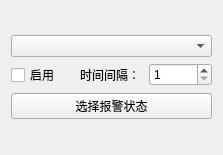
<?xml version="1.0" encoding="UTF-8"?>
<ui version="4.0">
 <class>ControlAlarm</class>
 <widget class="QWidget" name="ControlAlarm">
  <property name="geometry">
   <rect>
    <x>0</x>
    <y>0</y>
    <width>223</width>
    <height>155</height>
   </rect>
  </property>
  <property name="windowTitle">
   <string>Form</string>
  </property>
  <layout class="QVBoxLayout" name="verticalLayout">
   <item>
    <spacer name="verticalSpacer">
     <property name="orientation">
      <enum>Qt::Vertical</enum>
     </property>
     <property name="sizeHint" stdset="0">
      <size>
       <width>20</width>
       <height>40</height>
      </size>
     </property>
    </spacer>
   </item>
   <item>
    <widget class="QComboBox" name="comboBox"/>
   </item>
   <item>
    <layout class="QHBoxLayout" name="horizontalLayout">
     <item>
      <widget class="QCheckBox" name="checkBox">
       <property name="text">
        <string>启用</string>
       </property>
      </widget>
     </item>
     <item>
      <widget class="QLabel" name="label">
       <property name="text">
        <string>时间间隔：</string>
       </property>
      </widget>
     </item>
     <item>
      <widget class="QSpinBox" name="spinBox">
       <property name="minimum">
        <number>1</number>
       </property>
      </widget>
     </item>
    </layout>
   </item>
   <item>
    <widget class="QPushButton" name="pushButton">
     <property name="text">
      <string>选择报警状态</string>
     </property>
    </widget>
   </item>
   <item>
    <spacer name="verticalSpacer_2">
     <property name="orientation">
      <enum>Qt::Vertical</enum>
     </property>
     <property name="sizeHint" stdset="0">
      <size>
       <width>20</width>
       <height>40</height>
      </size>
     </property>
    </spacer>
   </item>
  </layout>
 </widget>
 <resources/>
 <connections/>
</ui>
